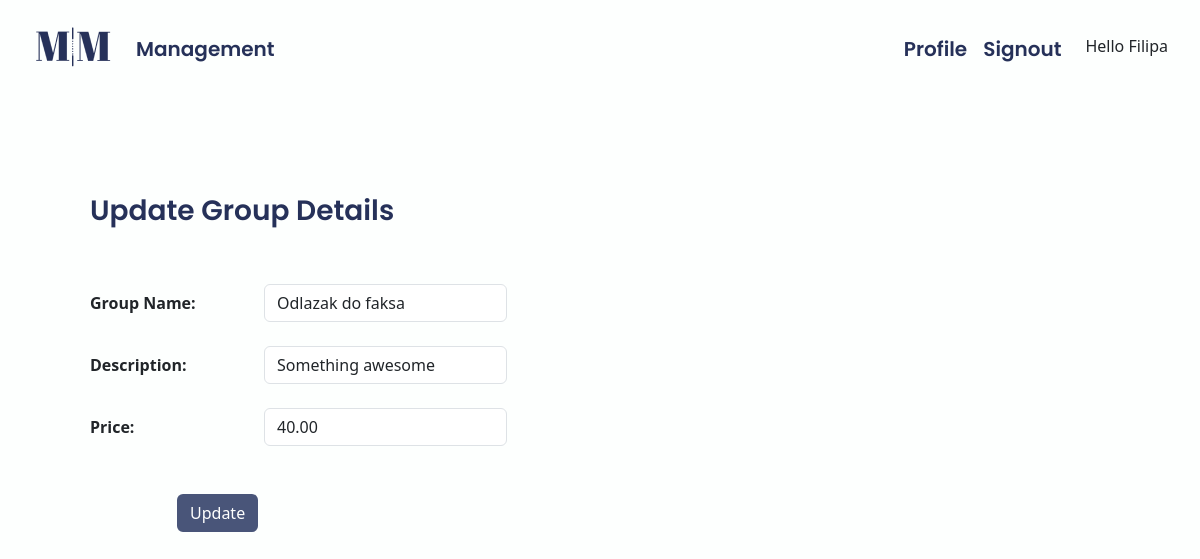
The app's page /app/management/edit-group/7 (signed in) with its own data.
### app/models.py (models this page shows, shortened)
class Group(models.Model):
    owner = models.ForeignKey(User, on_delete=models.CASCADE)
    name = models.CharField(max_length=50)
    price = models.DecimalField(max_digits=8, decimal_places=2)
    description = models.TextField(max_length=300, default=None)
    paid = models.BooleanField(default=False)
    @classmethod
    def get_group_by_id(self, id):
        return Group.objects.get(pk=id)

### app/views.py (the view)
# urls.py: path("management/edit-group/<int:id>", views.edit_group, name="edit_group"),
@login_required()
def edit_group(request, id):
    group = Group.get_group_by_id(id)
    return render(request, "management/edit_group.html", {"group": group})

### app/templates/management/edit_group.html (shortened to what this page needs)
{% extends 'app/base.html' %}
{% block content %}
<form method="POST" class="post-form" action="{% url 'app:update_group' group.id %}">
    <div class="container my-4 px-5 py-4 mb-5">
    <br>
      <div class="form-group row mb-5">
        <div class="col-sm-4">
        <h3>Update Group Details</h3>
        </div>
      </div>
      <div class="form-group row mt-4">
        <label class="col-sm-2 col-form-label">Group Name:</label>
        <div class="col-sm-4">
            <input type="text" class="form-control w-75" name="name" id="id_name" required maxlength="20" value="{{ group.name }}"/>
        </div>
      </div>
      <div class="form-group row mt-4">
        <label class="col-sm-2 col-form-label">Description:</label>
        <div class="col-sm-4">
            <input type="text" class="form-control w-75" name="description" id="id_description" required maxlength="100" value="{{ group.description }}" />
        </div>
      </div>
      <div class="form-group row mt-4">
        <label class="col-sm-2 col-form-label">Price:</label>
        <div class="col-sm-4">
            <input type="text" class="form-control w-75" name="price" id="id_price" required maxlength="20" value="{{ group.price }}" />
        </div>
      </div>
      <div class="form-group row mt-5">
        <label class="col-sm-1 col-form-label"></label>
        <div class="col-sm-4">
        <button type="submit" class="btn custom-btn">Update</button>
        </div>
      </div>
    </div>
</form>
{% endblock content %}

### app/templates/app/base.html (shortened to what this page needs)
<!DOCTYPE html>
{% load static %}
<html>
    <head>
        <link href="https://cdn.jsdelivr.net/npm/bootstrap@5.3.0-alpha1/dist/css/bootstrap.min.css" rel="stylesheet">
        <link rel="stylesheet" href="https://cdnjs.cloudflare.com/ajax/libs/bootstrap-datepicker/1.9.0/css/bootstrap-datepicker.min.css">
        <link rel="stylesheet" href="https://cdnjs.cloudflare.com/ajax/libs/font-awesome/6.4.0/css/all.min.css" />
        <link rel="stylesheet" href="{% static 'app/css/base.css' %}">
    </head>
    <body>
        <nav class="navbar navbar-custom navbar-expand-lg">
            <div class="container-fluid  p-2 ms-4 me-4">
                <a class="navbar-brand" href="{% url 'app:management' %}"><img class="logo" src="{% static 'app/images/logo.webp' %}" ></a>
                <div class="collapse navbar-collapse" id="navbarText">
                {% if user.is_authenticated %}
                  <ul class="navbar-nav me-auto mb-2 mb-lg-0">
                    <li class="nav-item">
                      <a class="nav-link navbar-text" aria-current="page" href="{% url 'app:management' %}">Management</a>
                    </li>
                  </ul>
                  <ul class="navbar-nav ms-auto mb-2 mb-lg-0">
                    <li class="nav-item">
                      <a class="nav-link navbar-text" href="{% url 'accounts:profile' user.id %}">Profile</a>
                    </li>
                    <li class="nav-item me-3">
                      <a class="nav-link navbar-text" href="{% url 'logout' %}"> Signout</a>
                    </li>
                    <li class="nav-item mt-2">
                       Hello {{user.username}}
                    </li>
                  </ul>
                {% endif %}
                </div>
            </div>
        </nav>
        <div class="content container my-5">
          {% block content %}
          {% endblock %}
        </div>
    </body>
</html>

### app/static/app/css/base.css (style rules this page uses)
body { background-color: #FDFFFE; }
.navbar-custom .navbar-brand, .navbar-custom .navbar-text { font-size: 1.25em; font-family: 'Poppins', sans-serif; font-weight: 600; color: #263159; }
h1, h2, h3 { font-family: 'Poppins', sans-serif; font-weight: 600; color: #263159; }
.custom-btn { background-color: #495579; color: #fffffe; }
a:link { text-decoration: none; color: #495579; }
.col-form-label { font-weight: bold; }

### records on screen
Group: name "Odlazak do faksa", description "Something awesome", price "40.00"

### other values on screen
{{ user.username }} "Filipa"
